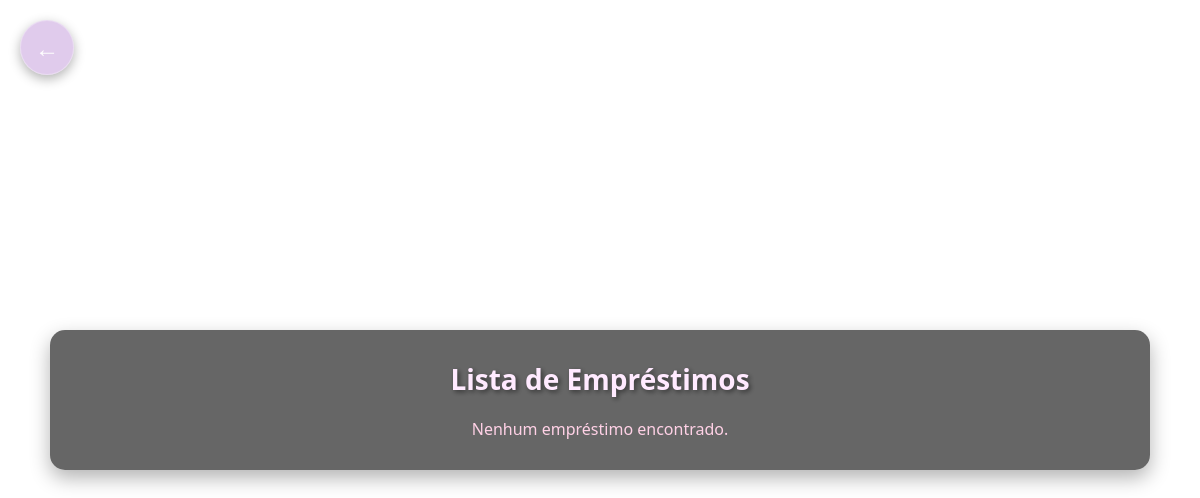
Page /ver_emprestimo.php on the earlier database version.
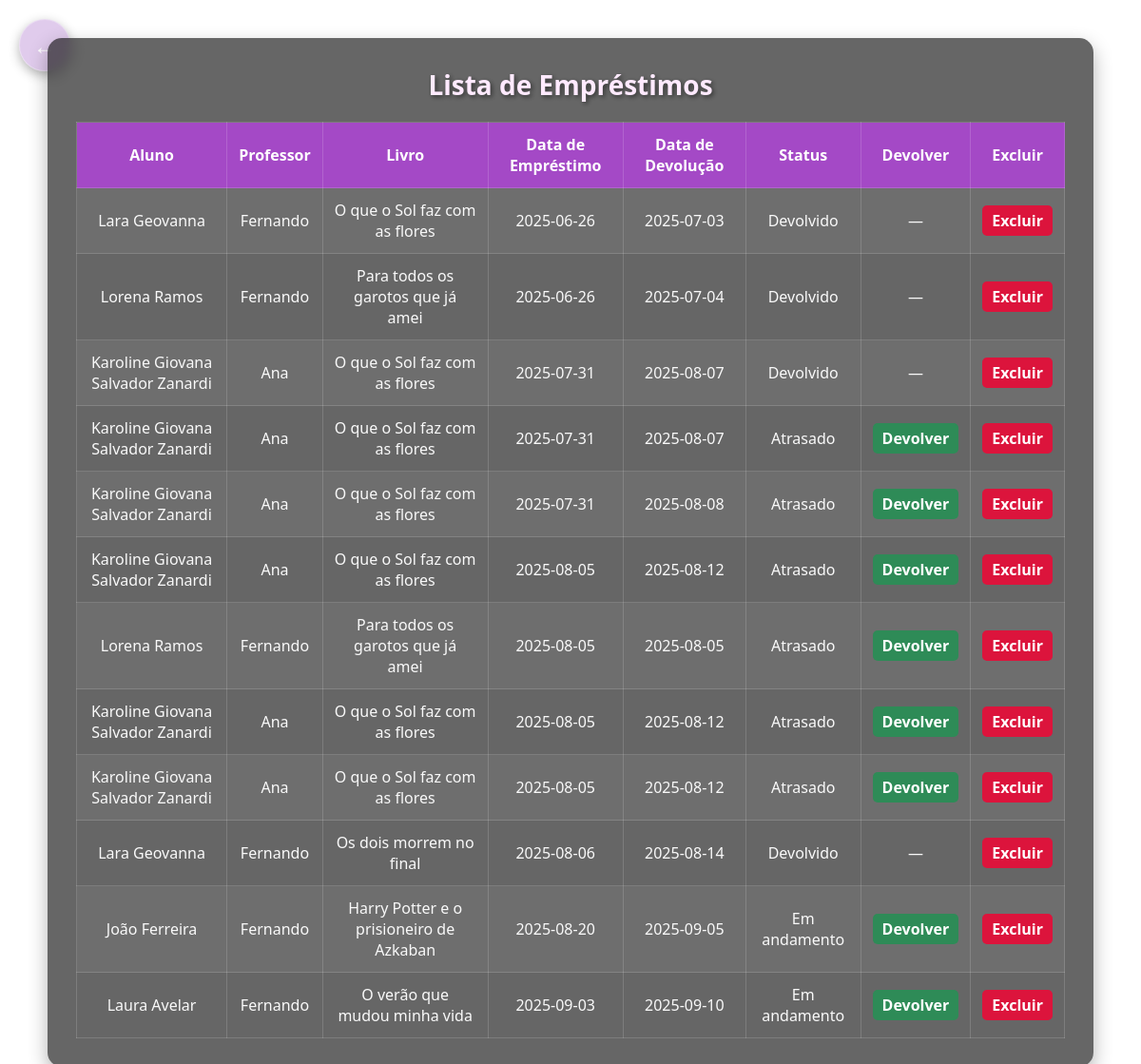
Same page on the later database version.
### tables this page shows
CREATE TABLE `emprestimos` (
  `id` int(11) NOT NULL,
  `aluno_id` int(11) NOT NULL,
  `professor_id` int(11) NOT NULL,
  `livro_id` int(11) NOT NULL,
  `data_emprestimo` date NOT NULL,
  `data_devolucao` date NOT NULL,
  `bimestre` tinyint(4) DEFAULT NULL CHECK (`bimestre` between 1 and 4),
  `status` tinyint(4) DEFAULT 0
);

CREATE TABLE `alunos` (
  `id` int(11) NOT NULL,
  `nome` varchar(40) NOT NULL,
  `serie` varchar(50) NOT NULL,
  `periodo` enum('manhã','tarde','noite') DEFAULT NULL,
  `email` varchar(50) NOT NULL
);

CREATE TABLE `professores` (
  `id` int(11) NOT NULL,
  `nome` varchar(40) NOT NULL,
  `cpf` varchar(11) NOT NULL,
  `senha` varchar(255) NOT NULL,
  `email` varchar(60) NOT NULL
);

CREATE TABLE `livros` (
  `id` int(11) NOT NULL,
  `titulo` varchar(50) NOT NULL,
  `autor` varchar(50) NOT NULL,
  `isbn` varchar(13) NOT NULL
);

### ver_emprestimo.php (the view, shortened to what this page needs)
<?php
include "conexao.php";
try {
  $pdo = new PDO("mysql:host=$host;dbname=$dbname", $username, $password);
  $pdo->setAttribute(PDO::ATTR_ERRMODE, PDO::ERRMODE_EXCEPTION);
  $sql = "SELECT
                e.id AS id,
                a.nome AS al,
                p.nome AS nome,
                l.titulo AS titulo,
                MIN(e.data_emprestimo) AS data_emprestimo,
                MAX(e.data_devolucao) AS data_devolucao,
                e.status
            FROM emprestimos e
            INNER JOIN alunos a ON e.aluno_id = a.id
            INNER JOIN professores p ON e.professor_id = p.id
            INNER JOIN livros l ON e.livro_id = l.id
            GROUP BY e.id, a.nome, p.nome, l.titulo;";
  $stmt = $pdo->prepare($sql);
  $stmt->execute();
  $emprestimos = $stmt->fetchAll(PDO::FETCH_ASSOC);
} catch (PDOException $e) {
  $erro = "Erro na conexão: " . $e->getMessage();
}
?>
<!DOCTYPE html>
<html lang="pt-BR">
<head>
</head>
<body>
  <a href="informacoes_gerais.php" class="botao-voltar" title="Voltar">&#8592;</a>
  <div class="container">
    <h2>Lista de Empréstimos</h2>
    <?php if (!empty($emprestimos)): ?>
      <table>
        <tr>
          <th>Aluno</th>
          <th>Professor</th>
          <th>Livro</th>
          <th>Data de Empréstimo</th>
          <th>Data de Devolução</th>
          <th>Status</th>
          <th>Devolver</th>
          <th>Excluir</th>
        </tr>
        <?php
        $hoje = date('Y-m-d');
        foreach ($emprestimos as $emprestimo):
          $statusTexto = '';
          if ($emprestimo['status'] == 2) {
            $statusTexto = 'Devolvido';
          } else {
            if ($emprestimo['data_devolucao'] < $hoje) {
              $statusTexto = 'Atrasado';
            } else {
              $statusTexto = 'Em andamento';
            }
          }
        ?>
          <tr>
            <td><?= htmlspecialchars($emprestimo['al']) ?></td>
            <td><?= htmlspecialchars($emprestimo['nome']) ?></td>
            <td><?= htmlspecialchars($emprestimo['titulo']) ?></td>
            <td><?= htmlspecialchars($emprestimo['data_emprestimo']) ?></td>
            <td><?= htmlspecialchars($emprestimo['data_devolucao']) ?></td>
            <td><?= $statusTexto ?></td>
            <td>
              <?php if ($emprestimo['status'] != 2): ?>
                <a href="?acao=devolver&id=<?= $emprestimo['id'] ?>"
                  class="botao devolvido"
                  onclick="return confirm('Marcar como devolvido?')">Devolver</a>
              <?php else: ?>
                —
              <?php endif; ?>
            </td>
            <td>
              <a href="?acao=excluir&id=<?= $emprestimo['id'] ?>"
                class="botao excluir"
                onclick="return confirm('Tem certeza que deseja excluir este empréstimo?')">Excluir</a>
            </td>
          </tr>
        <?php endforeach; ?>
      </table>
    <?php else: ?>
      <p style="text-align:center; color:#ffd1e6;">Nenhum empréstimo encontrado.</p>
    <?php endif; ?>
  </div>
</body>
</html>

### ver_emprestimo.php (style rules this page uses)
* { box-sizing: border-box; margin: 0; padding: 0; }
body { font-family: 'Segoe UI', Tahoma, Geneva, Verdana, sans-serif; background: url('https://wallpaper.forfun.com/fetch/35/35701c7bca9f48660192464f82f3468c.jpeg') no-repeat center center fixed; background-size: cover; min-height: 100vh; display: flex; justify-content: center; align-items: center; padding: 40px 20px; color: #f9f9f9; }
.botao-voltar { position: absolute; top: 20px; left: 20px; font-size: 24px; text-decoration: none; color: #ffffff; background-color: rgba(130, 50, 180, 0.25); padding: 10px 14px; border-radius: 50%; border: 1px solid rgba(255, 255, 255, 0.3); box-shadow: 0 4px 12px rgba(0, 0, 0, 0.3); transition: all 0.3s ease; backdrop-filter: blur(5px); }
.container { background: rgba(0, 0, 0, 0.6); backdrop-filter: blur(6px); border-radius: 15px; padding: 30px; width: 100%; max-width: 1100px; box-shadow: 0 8px 20px rgba(0, 0, 0, 0.3); }
h2 { text-align: center; color: #ffeaff; font-size: 28px; margin-bottom: 20px; text-shadow: 2px 2px 5px rgba(0, 0, 0, 0.5); }
table { width: 100%; border-collapse: collapse; margin-top: 20px; }
th, td { padding: 12px; text-align: center; border: 1px solid rgba(255, 255, 255, 0.15); }
th { background-color: rgba(171, 70, 209, 0.9); color: #fff; font-weight: 600; }
tr:nth-child(even) { background-color: rgba(255, 255, 255, 0.05); }
a.botao { padding: 5px 10px; border-radius: 5px; text-decoration: none; color: white; font-weight: bold; }
.devolvido { background: seagreen; }
.excluir { background: crimson; }

Differences in the rows shown:
added emprestimos: aluno.nome "Lara Geovanna", professor.nome "Fernando", livro.titulo "O que o Sol faz com as flores", data_emprestimo "2025-06-26", data_devolucao "2025-07-03", status "Devolvido"
added emprestimos: aluno.nome "Lorena Ramos", professor.nome "Fernando", livro.titulo "Para todos os garotos que já amei", data_emprestimo "2025-06-26", data_devolucao "2025-07-04", status "Devolvido"
added emprestimos: aluno.nome "Karoline Giovana Salvador Zanardi", professor.nome "Ana", livro.titulo "O que o Sol faz com as flores", data_emprestimo "2025-07-31", data_devolucao "2025-08-07", status "Devolvido"
added emprestimos: aluno.nome "Karoline Giovana Salvador Zanardi", professor.nome "Ana", livro.titulo "O que o Sol faz com as flores", data_emprestimo "2025-07-31", data_devolucao "2025-08-07", statusTexto "Atrasado"
added emprestimos: aluno.nome "Karoline Giovana Salvador Zanardi", professor.nome "Ana", livro.titulo "O que o Sol faz com as flores", data_emprestimo "2025-07-31", data_devolucao "2025-08-08", statusTexto "Atrasado"
added emprestimos: aluno.nome "Karoline Giovana Salvador Zanardi", professor.nome "Ana", livro.titulo "O que o Sol faz com as flores", data_emprestimo "2025-08-05", data_devolucao "2025-08-12", statusTexto "Atrasado"
added emprestimos: aluno.nome "Lorena Ramos", professor.nome "Fernando", livro.titulo "Para todos os garotos que já amei", data_emprestimo "2025-08-05", data_devolucao "2025-08-05", statusTexto "Atrasado"
added emprestimos: aluno.nome "Karoline Giovana Salvador Zanardi", professor.nome "Ana", livro.titulo "O que o Sol faz com as flores", data_emprestimo "2025-08-05", data_devolucao "2025-08-12", statusTexto "Atrasado"
added emprestimos: aluno.nome "Karoline Giovana Salvador Zanardi", professor.nome "Ana", livro.titulo "O que o Sol faz com as flores", data_emprestimo "2025-08-05", data_devolucao "2025-08-12", statusTexto "Atrasado"
added emprestimos: aluno.nome "Lara Geovanna", professor.nome "Fernando", livro.titulo "Os dois morrem no final", data_emprestimo "2025-08-06", data_devolucao "2025-08-14", status "Devolvido"
added emprestimos: aluno.nome "João Ferreira", professor.nome "Fernando", livro.titulo "Harry Potter e o prisioneiro de Azkaban", data_emprestimo "2025-08-20", data_devolucao "2025-09-05", statusTexto "Em andamento"
added emprestimos: aluno.nome "Laura Avelar", professor.nome "Fernando", livro.titulo "O verão que mudou minha vida", data_emprestimo "2025-09-03", data_devolucao "2025-09-10", statusTexto "Em andamento"
Other differences:
text no longer shown: "Nenhum empréstimo encontrado."
text now shown: "Aluno Professor Livro Data de Empréstimo Data de Devolução Status Devolver Excluir"
